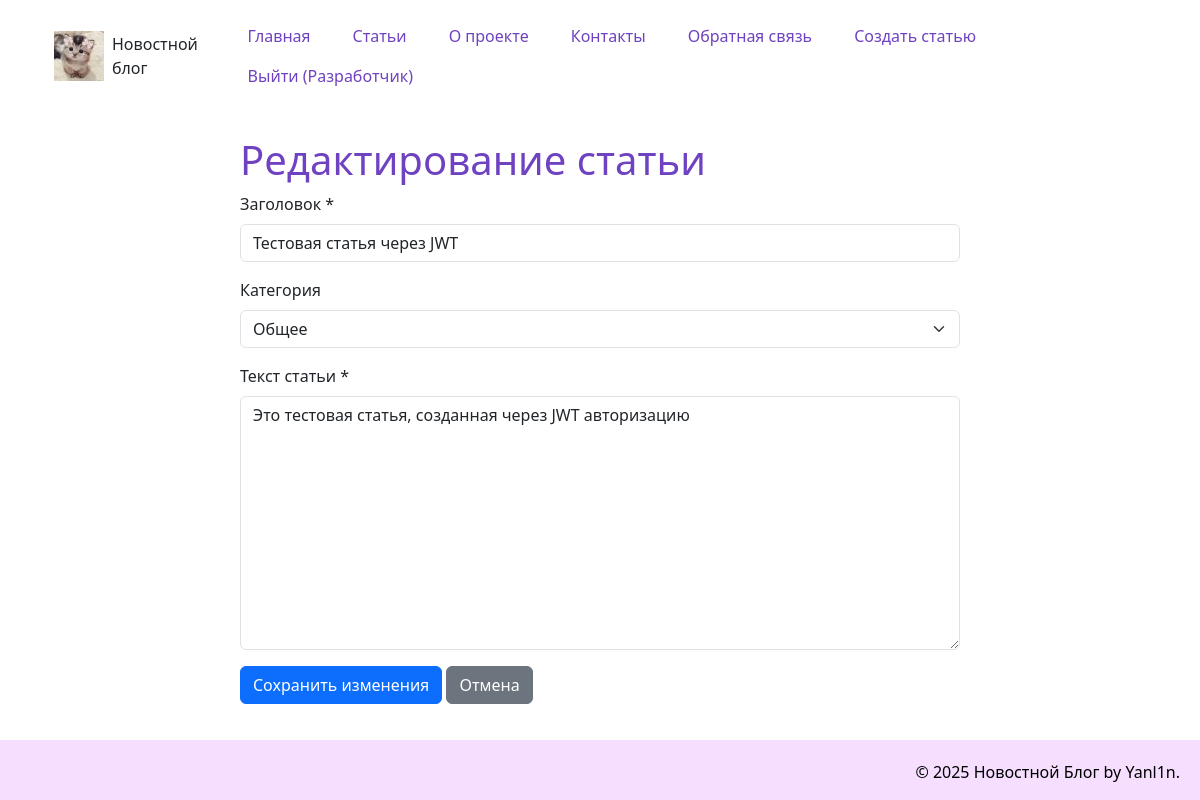
The page /edit_article/7 (signed in) on the database its author committed.
### models.py (models this page shows, shortened)
class User(UserMixin, data_base.Model):
    __tablename__= "user"
    id = data_base.Column(data_base.Integer, primary_key = True)
    name = data_base.Column(data_base.String(100), nullable=False)
    email = data_base.Column(data_base.String(100), nullable=False)
    hashed_password = data_base.Column(data_base.String(200), nullable=False)
    date = data_base.Column(data_base.DateTime, default=datetime.utcnow)
    articles = data_base.relationship('Article', backref='author', lazy=True)

class Article(data_base.Model):
    __tablename__= "article"
    id = data_base.Column(data_base.Integer, primary_key = True)
    title = data_base.Column(data_base.String(200), nullable=False)
    text = data_base.Column(data_base.Text, nullable=False)
    date = data_base.Column(data_base.DateTime, default=datetime.utcnow)
    user_id = data_base.Column(data_base.Integer, data_base.ForeignKey('user.id'), nullable=False)
    category = data_base.Column(data_base.String(50), default='Общая')
    comment = data_base.relation('Comment', backref='article', lazy='dynamic')

### app.py (the view, shortened to what this page needs)
@app.route("/edit_article/<int:id>", methods=['GET', 'POST'])
@login_required
def edit_article(id):
    article = Article.query.get_or_404(id)
    if article.author != current_user:
        flash('У вас нет прав для редактирования этой статьи', 'error')
        return redirect(url_for('news_article', id=id))
    return render_template('edit_article.html', article=article)

### app.py (called while the page is built)
@login_manager.user_loader
def load_user(user_id):
    return User.query.get(int(user_id))

@app.before_request
def before_request():
    if not current_user.is_authenticated:
        jwt_token = request.cookies.get('jwt_token')
        if jwt_token:
            payload = jwt_manager.verify_token(jwt_token)
            if payload:
                user = User.query.get(payload['user_id'])
                if user:
                    login_user(user)

### templates/edit_article.html (shortened to what this page needs)
{% extends 'base.html' %}
{% block content %}
<div class="row justify-content-center">
    <div class="col-md-8">
        <h1>Редактирование статьи</h1>
        <form method="POST">
            <div class="mb-3">
                <label for="title" class="form-label">Заголовок *</label>
                <input type="text" class="form-control" id="title" name="title" value="{{ article.title }}" required>
            </div>
            <div class="mb-3">
                <label for="category" class="form-label">Категория</label>
                <select class="form-select" id="category" name="category">
                    <option value="general" {% if article.category == 'general' %}selected{% endif %}>Общее</option>
                </select>
            </div>
            <div class="mb-3">
                <label for="text" class="form-label">Текст статьи *</label>
                <textarea class="form-control" id="text" name="text" rows="10" required>{{ article.text }}</textarea>
            </div>
            <button type="submit" class="btn btn-primary">Сохранить изменения</button>
            <a href="{{ url_for('news_article', id=article.id) }}" class="btn btn-secondary">Отмена</a>
        </form>
    </div>
</div>
{% endblock %}

### templates/base.html (shortened to what this page needs)
<!DOCTYPE html>
<html lang="ru">
<head>
    <link href="https://cdn.jsdelivr.net/npm/bootstrap@5.3.8/dist/css/bootstrap.min.css" rel="stylesheet">
    <link rel="stylesheet" href="{{ url_for('static', filename='css/main.css')}}">
</head>
<body>
    <div class="container">
        <div class="container">
            <header class="d-flex justify-content-between align-items-center py-3">
                <a href="/" class="d-flex align-items-center text-dark text-decoration-none">
                    <img src="{{ url_for('static', filename='img/cat.jpg')}}" alt="Логотип" width="50" height="50" class="me-2">
                Новостной блог
            </a>
            <ul class="nav nav-pills">
                <li class="nav-item"><a href="{{ url_for('index')}}" class="nav-link" aria-current="page">Главная</a></li>
                <li class="nav-item"><a href="{{ url_for('articles_list')}}" class="nav-link">Статьи</a></li>
                <li class="nav-item"><a href="{{ url_for('about')}}" class="nav-link">О проекте</a></li>
                <li class="nav-item"><a href="{{ url_for('contact')}}" class="nav-link">Контакты</a></li>
                <li class="nav-item"><a href="{{ url_for('feedback')}}" class="nav-link">Обратная связь</a></li>
                {% if current_user.is_authenticated %}
                    <li class="nav-item"><a href="{{ url_for('create_article')}}" class="nav-link">Создать статью</a></li>
                    <li class="nav-item"><a href="{{ url_for('logout')}}" class="nav-link">Выйти ({{ current_user.name }})</a></li>
                {% else %}
                    <li class="nav-item"><a href="{{ url_for('login_page')}}" class="nav-link">Войти</a></li>
                    <li class="nav-item"><a href="{{ url_for('register')}}" class="nav-link">Регистрация</a></li>
                {% endif %}
            </ul>
            </header>
        </div>
        <div class="container mt-4">
            {% block content %}{% endblock %}
        </div>
    </div>
    <footer>
        <p>&copy; 2025 Новостной Блог by Yanl1n.</p>
    </footer>
</body>
</html>

### static/css/main.css (style rules this page uses)
body { display: flex; flex-direction: column; min-height: 100vh; }
.container { flex: 1; }
h1 { color:#6f42c1; }
footer { margin-top: auto; padding: 20px; background: #F6DEFF; text-align: right; color: black; height: 60px; }
.nav-pills .nav-link { color:#6f42c1; margin: 0 5px; }

### rows shown on the page
User: name "Разработчик"
Article: title "Тестовая статья через JWT", text "Это тестовая статья, созданная через JWT авторизацию"
